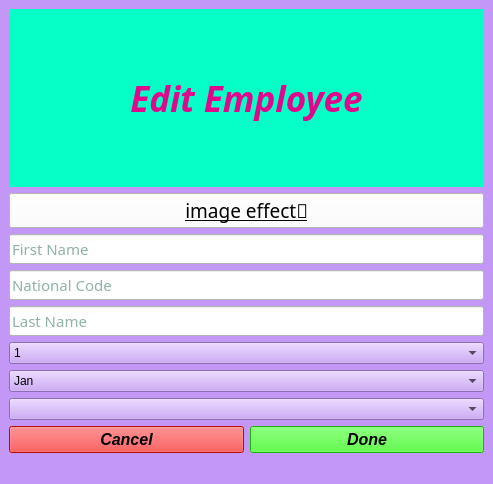
<?xml version="1.0" encoding="UTF-8"?>
<ui version="4.0">
 <class>Edit_employee</class>
 <widget class="QMainWindow" name="Edit_employee">
  <property name="geometry">
   <rect>
    <x>0</x>
    <y>0</y>
    <width>493</width>
    <height>484</height>
   </rect>
  </property>
  <property name="windowTitle">
   <string>Edit an Employee</string>
  </property>
  <property name="windowIcon">
   <iconset>
    <normaloff>img/icon/edit.png</normaloff>img/icon/edit.png</iconset>
  </property>
  <property name="styleSheet">
   <string notr="true">background-color: rgb(195, 151, 245);</string>
  </property>
  <widget class="QWidget" name="centralwidget">
   <layout class="QGridLayout" name="gridLayout" rowstretch="1,0,0,0,0,0,0,0,0,0">
    <item row="1" column="0">
     <widget class="QPushButton" name="image_effect_btn">
      <property name="font">
       <font>
        <family>MRT_Zoheir</family>
        <pointsize>14</pointsize>
        <italic>false</italic>
        <bold>false</bold>
        <underline>true</underline>
       </font>
      </property>
      <property name="styleSheet">
       <string notr="true">background-color: rgb(255, 255, 255);</string>
      </property>
      <property name="text">
       <string>image effect🎈</string>
      </property>
     </widget>
    </item>
    <item row="3" column="0">
     <widget class="QLineEdit" name="nationalcode">
      <property name="font">
       <font>
        <family>Viner Hand ITC</family>
        <pointsize>11</pointsize>
       </font>
      </property>
      <property name="styleSheet">
       <string notr="true">background-color: rgb(255, 255, 255);
color: rgb(33, 100, 84);</string>
      </property>
      <property name="placeholderText">
       <string>National Code</string>
      </property>
     </widget>
    </item>
    <item row="7" column="0">
     <widget class="QComboBox" name="year">
      <property name="currentText">
       <string comment="1970"/>
      </property>
      <property name="currentIndex">
       <number>-1</number>
      </property>
     </widget>
    </item>
    <item row="0" column="0">
     <widget class="QLabel" name="label">
      <property name="font">
       <font>
        <family>Perpetua</family>
        <pointsize>26</pointsize>
        <italic>true</italic>
        <bold>true</bold>
       </font>
      </property>
      <property name="styleSheet">
       <string notr="true">background-color: rgb(6, 255, 198);
color: rgb(225, 6, 139);</string>
      </property>
      <property name="text">
       <string>Edit Employee</string>
      </property>
      <property name="alignment">
       <set>Qt::AlignCenter</set>
      </property>
     </widget>
    </item>
    <item row="6" column="0">
     <widget class="QComboBox" name="month">
      <item>
       <property name="text">
        <string>Jan</string>
       </property>
      </item>
      <item>
       <property name="text">
        <string>Feb</string>
       </property>
      </item>
      <item>
       <property name="text">
        <string>Mar</string>
       </property>
      </item>
      <item>
       <property name="text">
        <string>Apr</string>
       </property>
      </item>
      <item>
       <property name="text">
        <string>May</string>
       </property>
      </item>
      <item>
       <property name="text">
        <string>Jun</string>
       </property>
      </item>
      <item>
       <property name="text">
        <string>Jul</string>
       </property>
      </item>
      <item>
       <property name="text">
        <string>Aug</string>
       </property>
      </item>
      <item>
       <property name="text">
        <string>Sep</string>
       </property>
      </item>
      <item>
       <property name="text">
        <string>Oct</string>
       </property>
      </item>
      <item>
       <property name="text">
        <string>Nov</string>
       </property>
      </item>
      <item>
       <property name="text">
        <string>Dec</string>
       </property>
      </item>
     </widget>
    </item>
    <item row="9" column="0">
     <layout class="QHBoxLayout" name="horizontalLayout">
      <property name="spacing">
       <number>6</number>
      </property>
      <item>
       <widget class="QPushButton" name="cancel_btn">
        <property name="sizePolicy">
         <sizepolicy hsizetype="Ignored" vsizetype="Fixed">
          <horstretch>0</horstretch>
          <verstretch>0</verstretch>
         </sizepolicy>
        </property>
        <property name="font">
         <font>
          <pointsize>12</pointsize>
          <italic>true</italic>
          <bold>true</bold>
         </font>
        </property>
        <property name="styleSheet">
         <string notr="true">background-color: rgb(255, 14, 14);</string>
        </property>
        <property name="text">
         <string>Cancel</string>
        </property>
       </widget>
      </item>
      <item>
       <widget class="QPushButton" name="done_btn">
        <property name="sizePolicy">
         <sizepolicy hsizetype="Ignored" vsizetype="Fixed">
          <horstretch>0</horstretch>
          <verstretch>0</verstretch>
         </sizepolicy>
        </property>
        <property name="font">
         <font>
          <pointsize>12</pointsize>
          <italic>true</italic>
          <bold>true</bold>
         </font>
        </property>
        <property name="styleSheet">
         <string notr="true">background-color: rgb(38, 250, 14);</string>
        </property>
        <property name="text">
         <string>Done</string>
        </property>
       </widget>
      </item>
     </layout>
    </item>
    <item row="4" column="0">
     <widget class="QLineEdit" name="lastname">
      <property name="font">
       <font>
        <family>Viner Hand ITC</family>
        <pointsize>11</pointsize>
       </font>
      </property>
      <property name="styleSheet">
       <string notr="true">background-color: rgb(255, 255, 255);
color: rgb(33, 100, 84);</string>
      </property>
      <property name="placeholderText">
       <string>Last Name</string>
      </property>
     </widget>
    </item>
    <item row="2" column="0">
     <widget class="QLineEdit" name="firstname">
      <property name="font">
       <font>
        <family>Viner Hand ITC</family>
        <pointsize>11</pointsize>
       </font>
      </property>
      <property name="styleSheet">
       <string notr="true">background-color: rgb(255, 255, 255);
color: rgb(33, 100, 84);</string>
      </property>
      <property name="placeholderText">
       <string>First Name</string>
      </property>
     </widget>
    </item>
    <item row="5" column="0">
     <widget class="QComboBox" name="day">
      <item>
       <property name="text">
        <string>1</string>
       </property>
      </item>
      <item>
       <property name="text">
        <string>2</string>
       </property>
      </item>
      <item>
       <property name="text">
        <string>3</string>
       </property>
      </item>
      <item>
       <property name="text">
        <string>4</string>
       </property>
      </item>
      <item>
       <property name="text">
        <string>5</string>
       </property>
      </item>
      <item>
       <property name="text">
        <string>6</string>
       </property>
      </item>
      <item>
       <property name="text">
        <string>7</string>
       </property>
      </item>
      <item>
       <property name="text">
        <string>8</string>
       </property>
      </item>
      <item>
       <property name="text">
        <string>9</string>
       </property>
      </item>
      <item>
       <property name="text">
        <string>10</string>
       </property>
      </item>
      <item>
       <property name="text">
        <string>11</string>
       </property>
      </item>
      <item>
       <property name="text">
        <string>12</string>
       </property>
      </item>
      <item>
       <property name="text">
        <string>13</string>
       </property>
      </item>
      <item>
       <property name="text">
        <string>14</string>
       </property>
      </item>
      <item>
       <property name="text">
        <string>15</string>
       </property>
      </item>
      <item>
       <property name="text">
        <string>16</string>
       </property>
      </item>
      <item>
       <property name="text">
        <string>17</string>
       </property>
      </item>
      <item>
       <property name="text">
        <string>18</string>
       </property>
      </item>
      <item>
       <property name="text">
        <string>19</string>
       </property>
      </item>
      <item>
       <property name="text">
        <string>20</string>
       </property>
      </item>
      <item>
       <property name="text">
        <string>21</string>
       </property>
      </item>
      <item>
       <property name="text">
        <string>22</string>
       </property>
      </item>
      <item>
       <property name="text">
        <string>23</string>
       </property>
      </item>
      <item>
       <property name="text">
        <string>24</string>
       </property>
      </item>
      <item>
       <property name="text">
        <string>25</string>
       </property>
      </item>
      <item>
       <property name="text">
        <string>26</string>
       </property>
      </item>
      <item>
       <property name="text">
        <string>27</string>
       </property>
      </item>
      <item>
       <property name="text">
        <string>28</string>
       </property>
      </item>
      <item>
       <property name="text">
        <string>29</string>
       </property>
      </item>
      <item>
       <property name="text">
        <string>30</string>
       </property>
      </item>
      <item>
       <property name="text">
        <string>31</string>
       </property>
      </item>
     </widget>
    </item>
   </layout>
  </widget>
  <widget class="QStatusBar" name="statusbar"/>
 </widget>
 <resources/>
 <connections/>
</ui>
